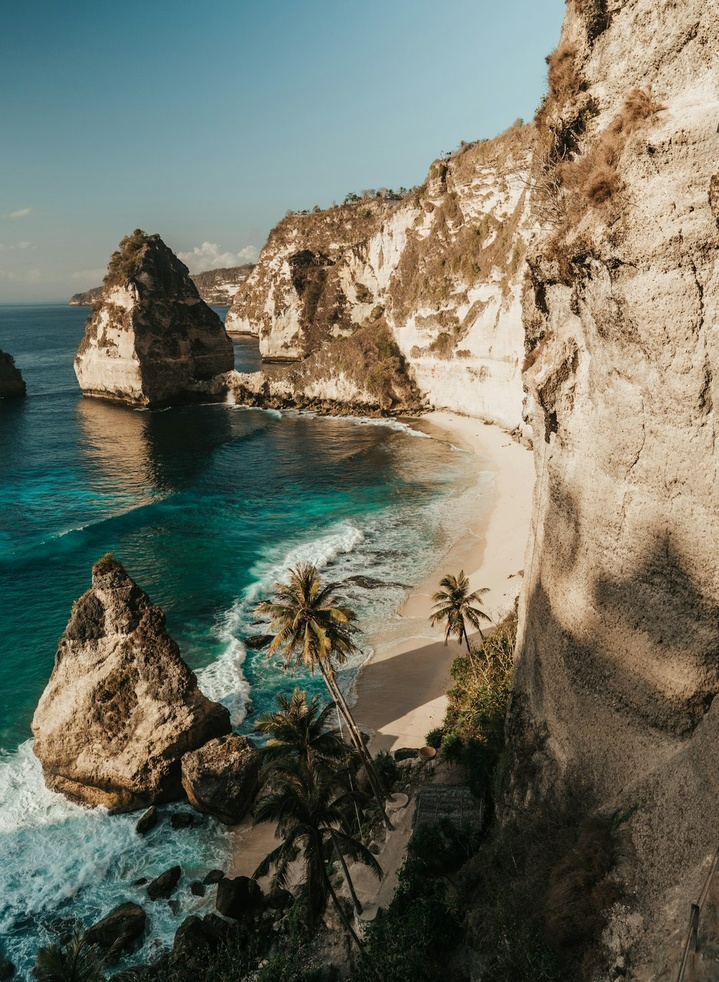
#> input picture ch_03/img/img_001.jpg, 719 x 982 px, shrunk from 1080 x 1476 before the run; its folder holds only this picture in this run
$ python step_3_2.py
#> lines starting #> are read from the running program, lines starting #| are printed output that depends on the picture
from pathlib import Path
from PIL import Image, ImageOps
from step_1_1 import IMG_DIR, OUT_DIR

OUT_3_2 = OUT_DIR / f'{Path(__file__).stem}.jpg'

if __name__ == '__main__':
    ROWS, COLS = 5, 8
    W_IMG, H_IMG = 500, 500
    W_BG, H_BG = COLS * W_IMG, ROWS * H_IMG
    start_x, start_y = 0, 0
    img_bg = Image.new(mode='RGB', size=(W_BG, H_BG))
#> img_bg: PIL image 4000x2500 RGB; every value is 0
    path_sorted = sorted(Path(IMG_DIR).glob('*.jpg'))
    for path in path_sorted:
        img = Image.open(path)
#> img is the input picture: PIL image 719x982 RGB; mean R, G, B 111.6, 113.1, 98.8
        img_fit = ImageOps.fit(img, (W_IMG, H_IMG))
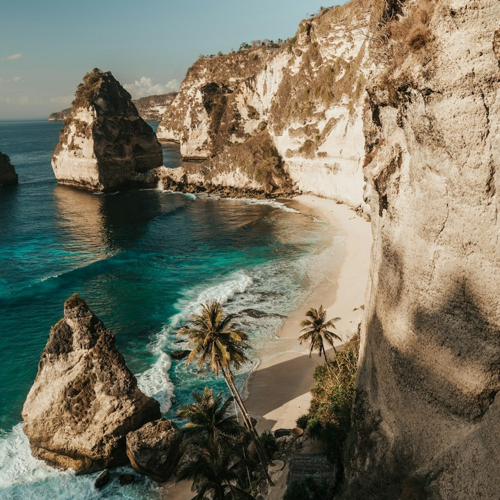
#> img_fit: PIL image 500x500 RGB; mean R, G, B 119.4, 115.8, 97.5
        img_bg.paste(img_fit, box=(start_x, start_y))
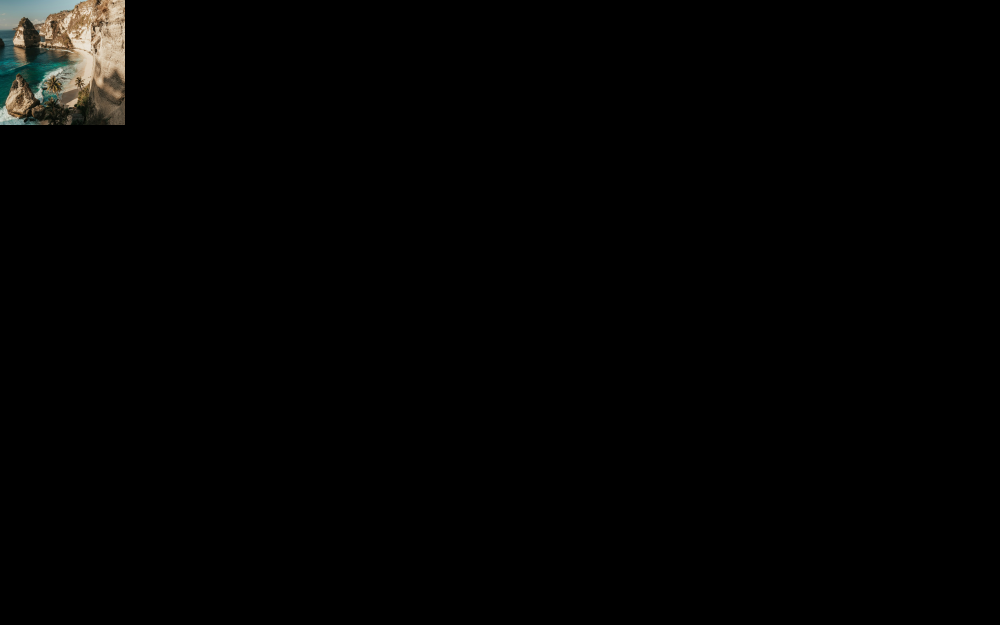
#> img_bg: PIL image 4000x2500 RGB (shown at 1/4 size); mean R, G, B 3, 2.9, 2.4
        start_x += W_IMG
        if start_x >= W_BG:
            start_x = 0
            start_y += H_IMG

    img_bg.save(OUT_3_2)

$ run again, on ch_03/img/img_005.jpg
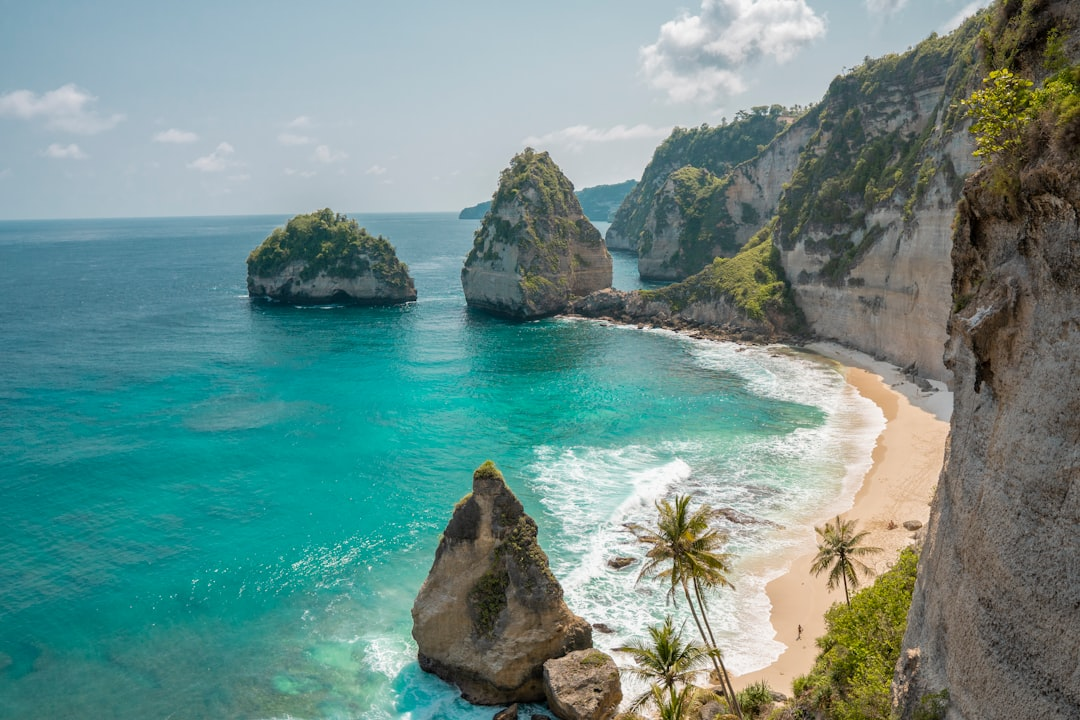
#> input picture ch_03/img/img_005.jpg, 1080 x 720 px
#> img is the input picture: PIL image 1080x720 RGB; mean R, G, B 108.3, 142, 137.3
#> `img_fit = ImageOps.fit(img, (W_IMG, H_IMG))`:
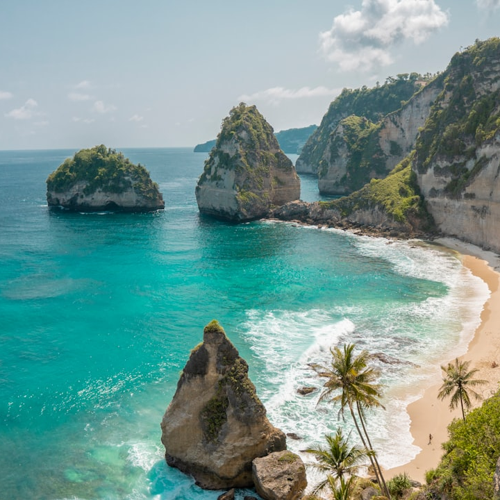
#> img_fit: PIL image 500x500 RGB; mean R, G, B 118.2, 153, 147.1
#> `img_bg.paste(img_fit, box=(start_x, start_y))`:
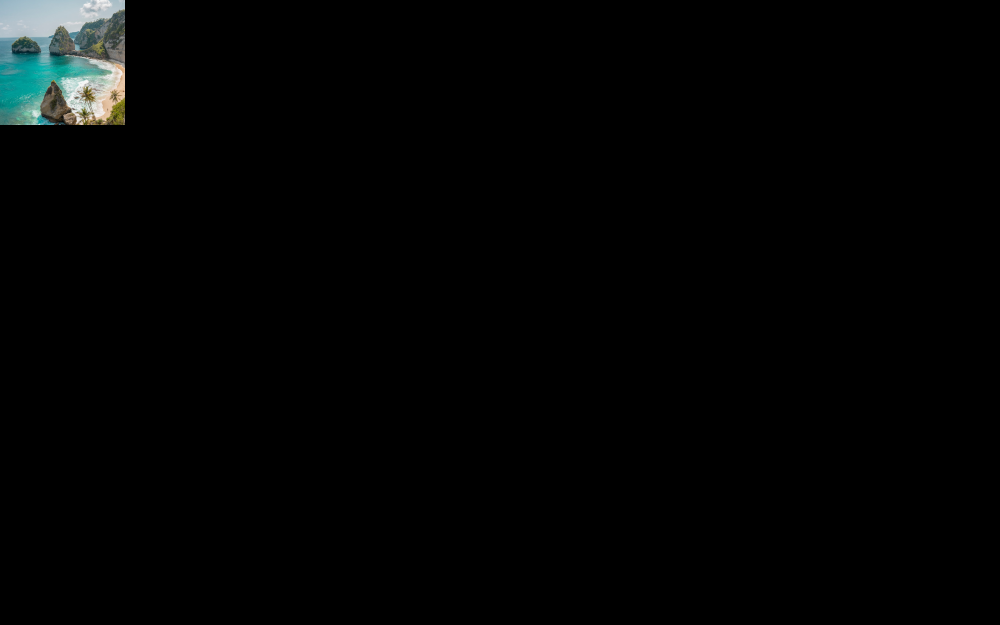
#> img_bg: PIL image 4000x2500 RGB (shown at 1/4 size); mean R, G, B 3, 3.8, 3.7

$ run again, on ch_03/img/img_006.jpg
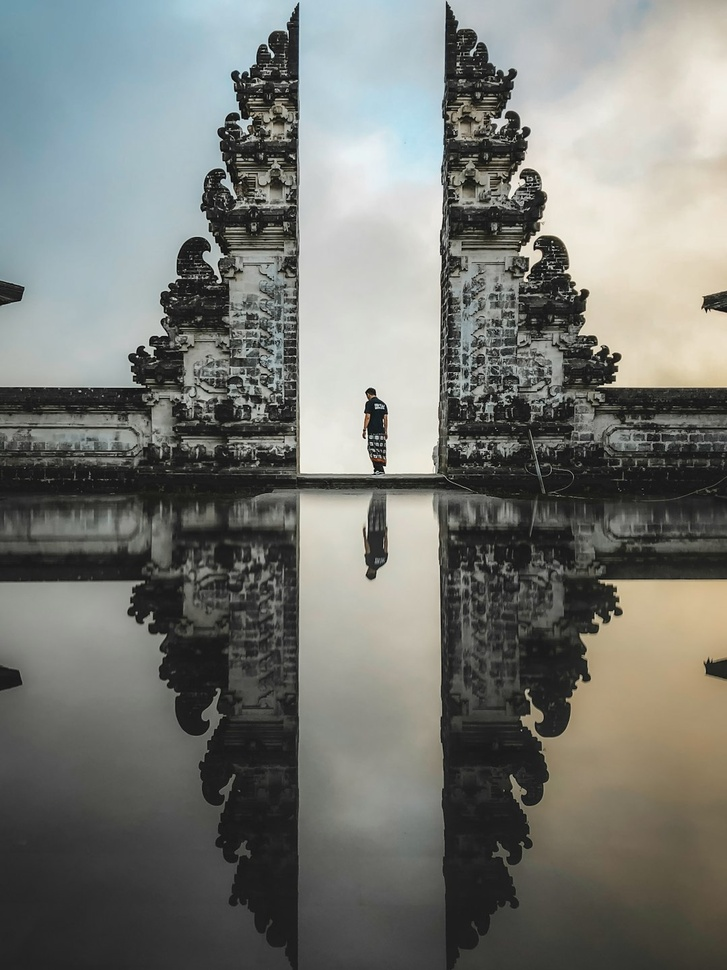
#> input picture ch_03/img/img_006.jpg, 727 x 970 px, shrunk from 1080 x 1440 before the run
#> img is the input picture: PIL image 727x970 RGB; mean R, G, B 118.6, 120.6, 115.8
#> `img_fit = ImageOps.fit(img, (W_IMG, H_IMG))`:
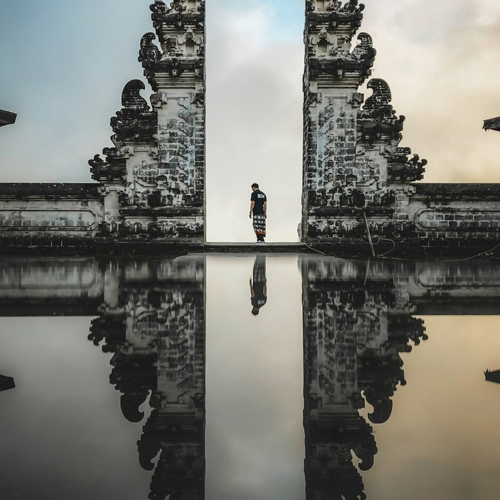
#> img_fit: PIL image 500x500 RGB; mean R, G, B 120.8, 121.1, 114.6
#> `img_bg.paste(img_fit, box=(start_x, start_y))`:
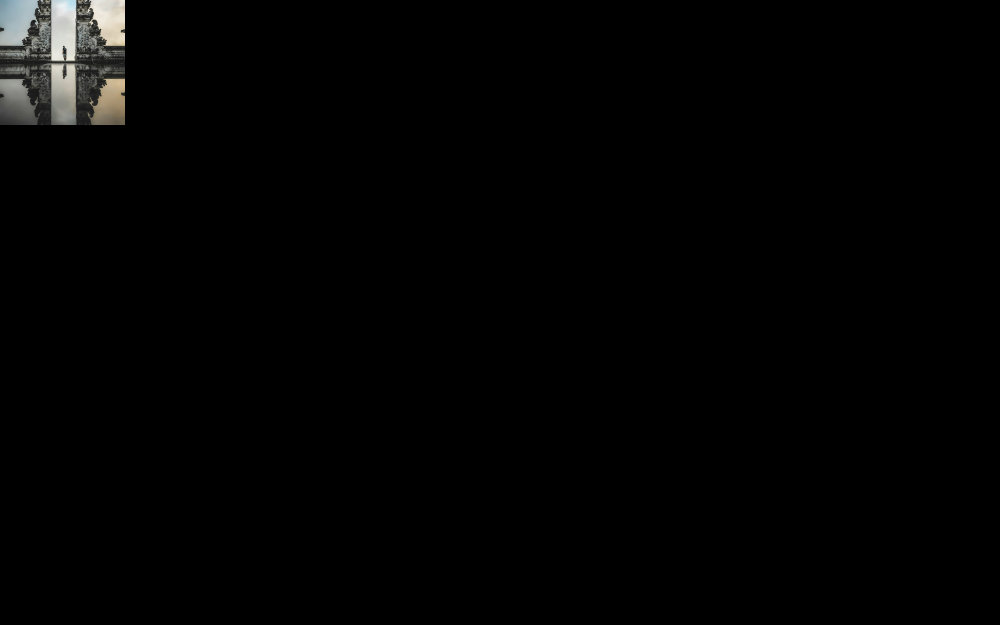
#> img_bg: PIL image 4000x2500 RGB (shown at 1/4 size); mean R, G, B 3, 3, 2.9

$ run again, on ch_03/img/img_007.jpg
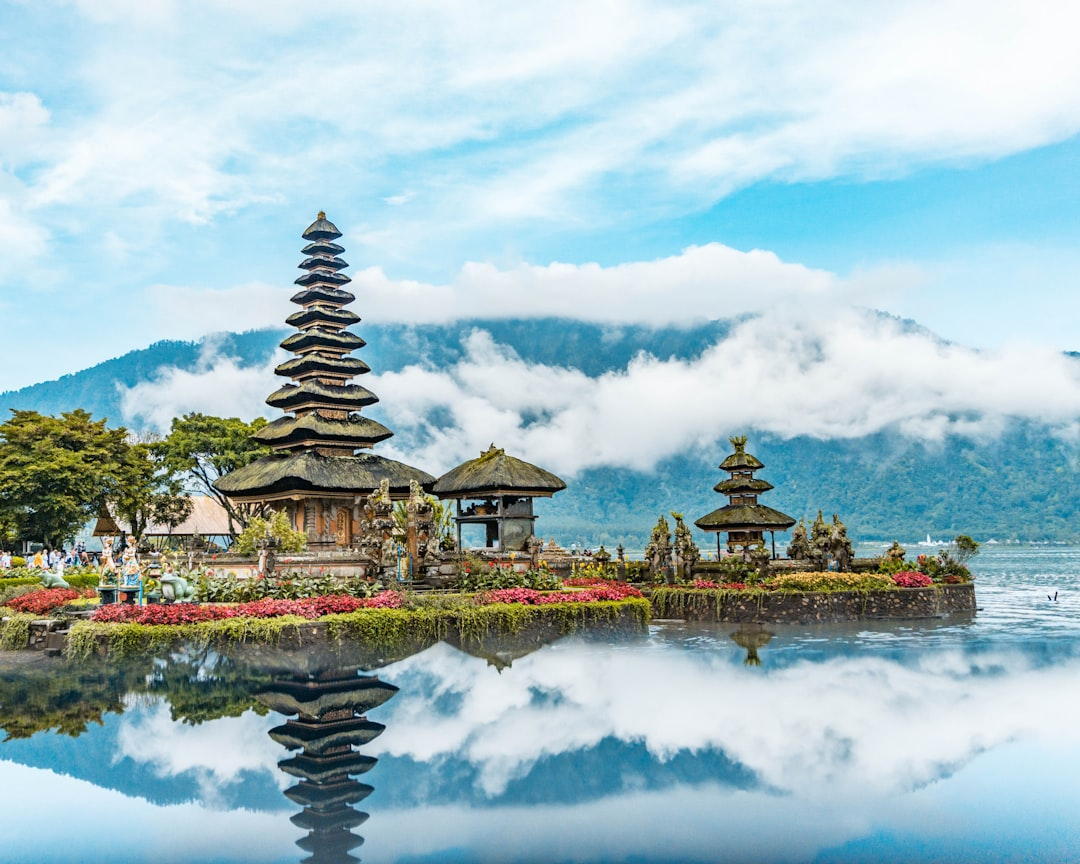
#> input picture ch_03/img/img_007.jpg, 1080 x 864 px
#> img is the input picture: PIL image 1080x864 RGB; mean R, G, B 161.3, 187.3, 193.2
#> `img_fit = ImageOps.fit(img, (W_IMG, H_IMG))`:
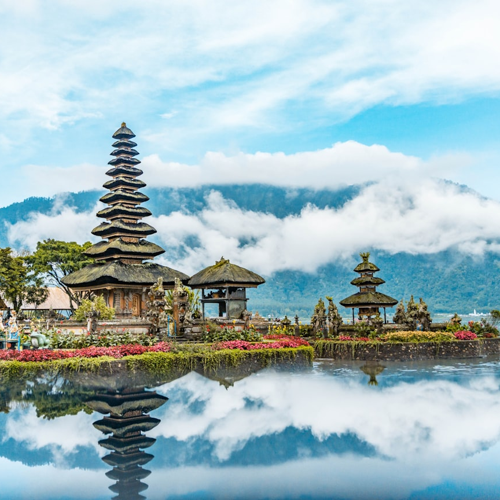
#> img_fit: PIL image 500x500 RGB; mean R, G, B 160.8, 185.4, 191
#> `img_bg.paste(img_fit, box=(start_x, start_y))`:
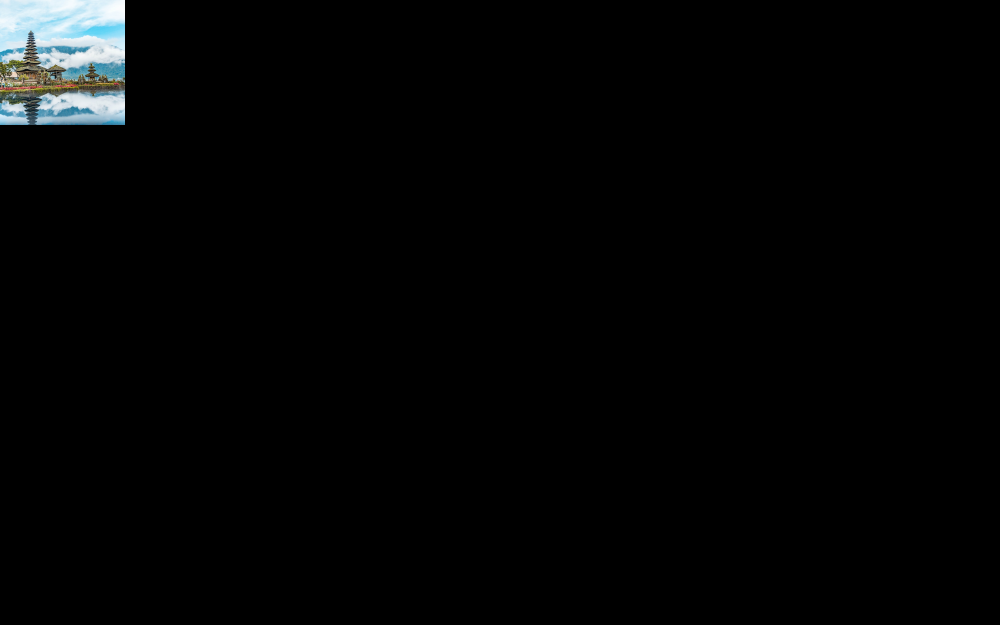
#> img_bg: PIL image 4000x2500 RGB (shown at 1/4 size); mean R, G, B 4, 4.6, 4.8

$ run again, on ch_03/img/img_002.jpg
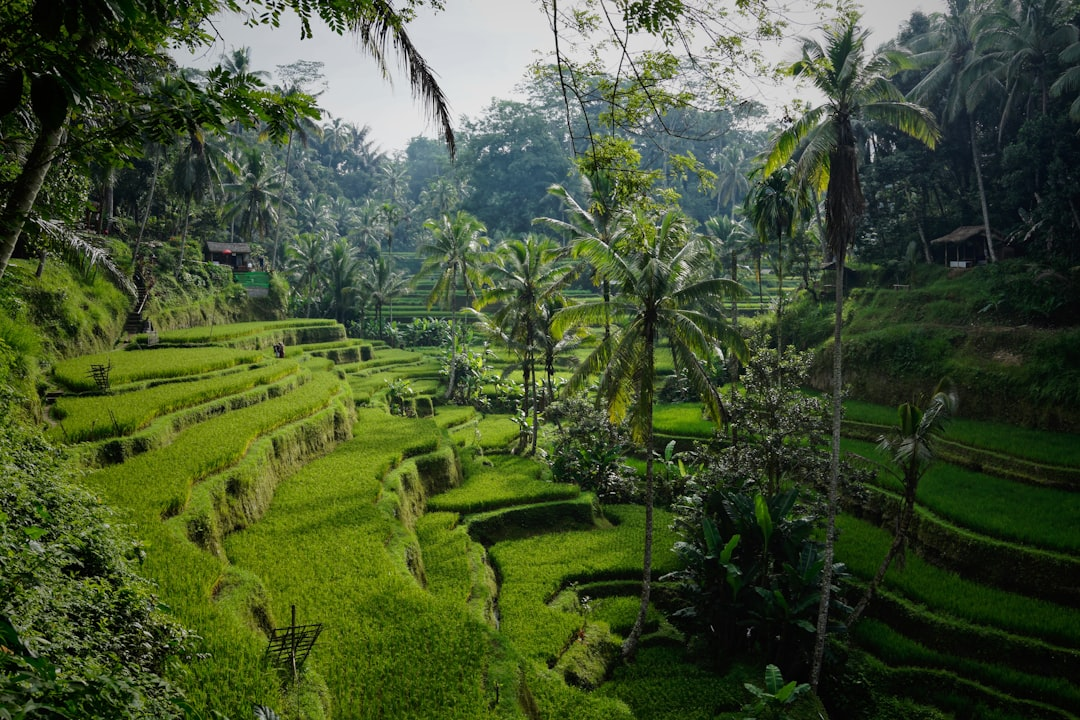
#> input picture ch_03/img/img_002.jpg, 1080 x 720 px
#> img is the input picture: PIL image 1080x720 RGB; mean R, G, B 68.4, 82.9, 49.7
#> `img_fit = ImageOps.fit(img, (W_IMG, H_IMG))`:
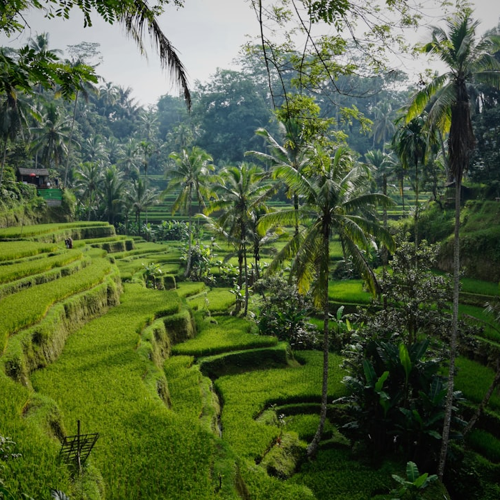
#> img_fit: PIL image 500x500 RGB; mean R, G, B 82.2, 97.5, 61.4
#> `img_bg.paste(img_fit, box=(start_x, start_y))`:
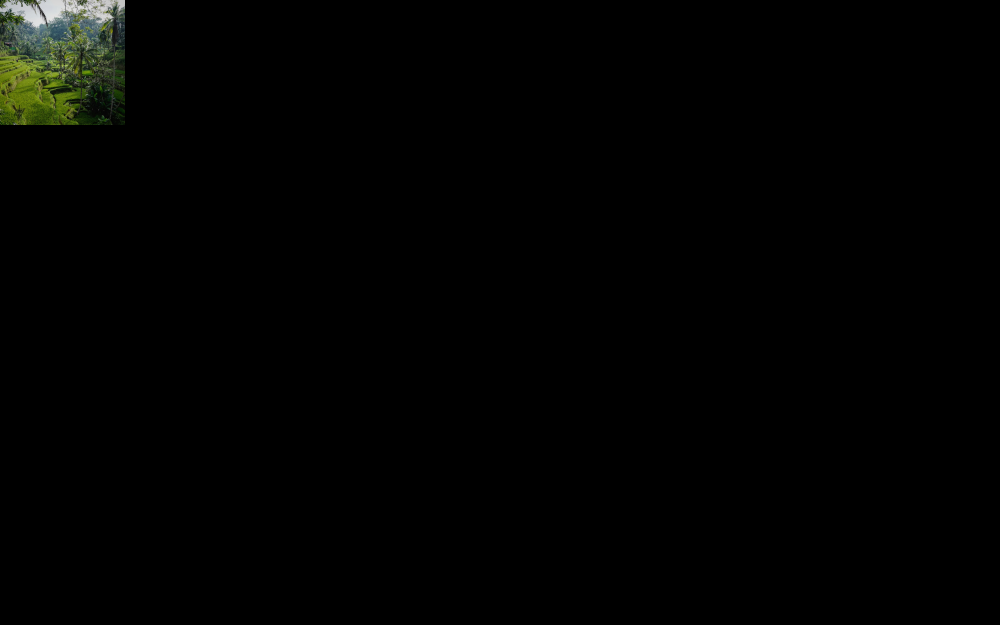
#> img_bg: PIL image 4000x2500 RGB (shown at 1/4 size); mean R, G, B 2.1, 2.4, 1.5
